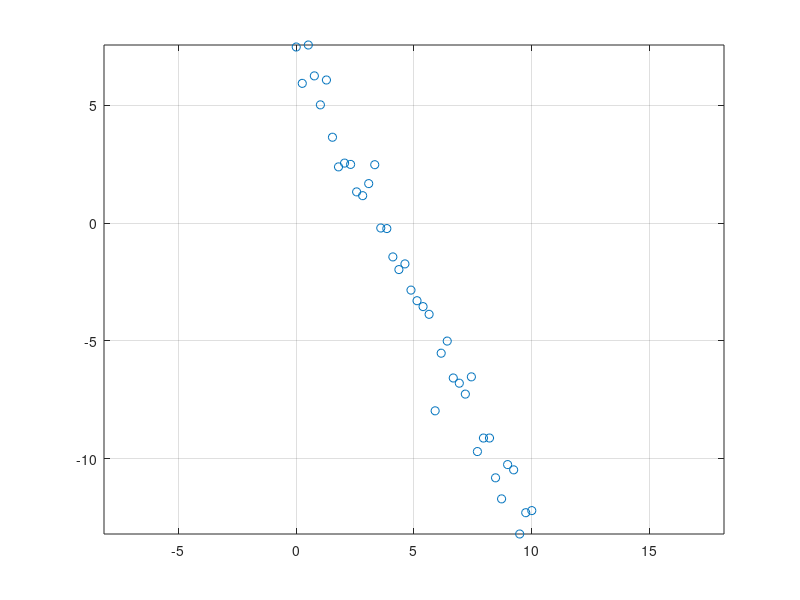

Reproduce this figure in MATLAB.
clc;
clear;
close all;

%% Load Data

x=linspace(0,10,40);

%t=sin(x);

t=-2*x+7+1*randn(size(x));

n=numel(t);


%% Design SVR

epsilon=1;

C=1;

H=zeros(n,n);
for i=1:n
    for j=i:n
        H(i,j)=x(:,i)'*x(:,j);
        H(j,i)=H(i,j);
    end
end

HH=[ H -H
    -H  H];

f=[-t'; t']+epsilon;

Aeq=[ones(1,n) -ones(1,n)];
beq=0;

lb=zeros(2*n,1);
ub=C*ones(2*n,1);

options=optimset('Display','iter','MaxIter',1000);

alpha=quadprog(HH,f,[],[],Aeq,beq,lb,ub,[],options);

alpha=alpha';

AlmostZero=(abs(alpha)<max(abs(alpha))*1e-4);

alpha(AlmostZero)=0;

alpha_plus=alpha(1:n);
alpha_minus=alpha(n+1:end);

eta=alpha_plus-alpha_minus;

S=find(alpha_plus+alpha_minus>0 & alpha_plus+alpha_minus<C);

w=0;
for i=1:n
    w=w+eta(i)*x(:,i);
end

b=mean(t(S)-w'*x(:,S)-sign(eta(S))*epsilon);

%% Plot Results

figure;
plot(x,t,'o');
hold on;
xmin=min(x);
xmax=max(x);
xx=linspace(xmin,xmax,500);
yy=w'*xx+b;
plot(xx,yy,'k','LineWidth',2);
plot(xx,yy+epsilon,'r:');
plot(xx,yy-epsilon,'r:');
grid on;
axis equal;






